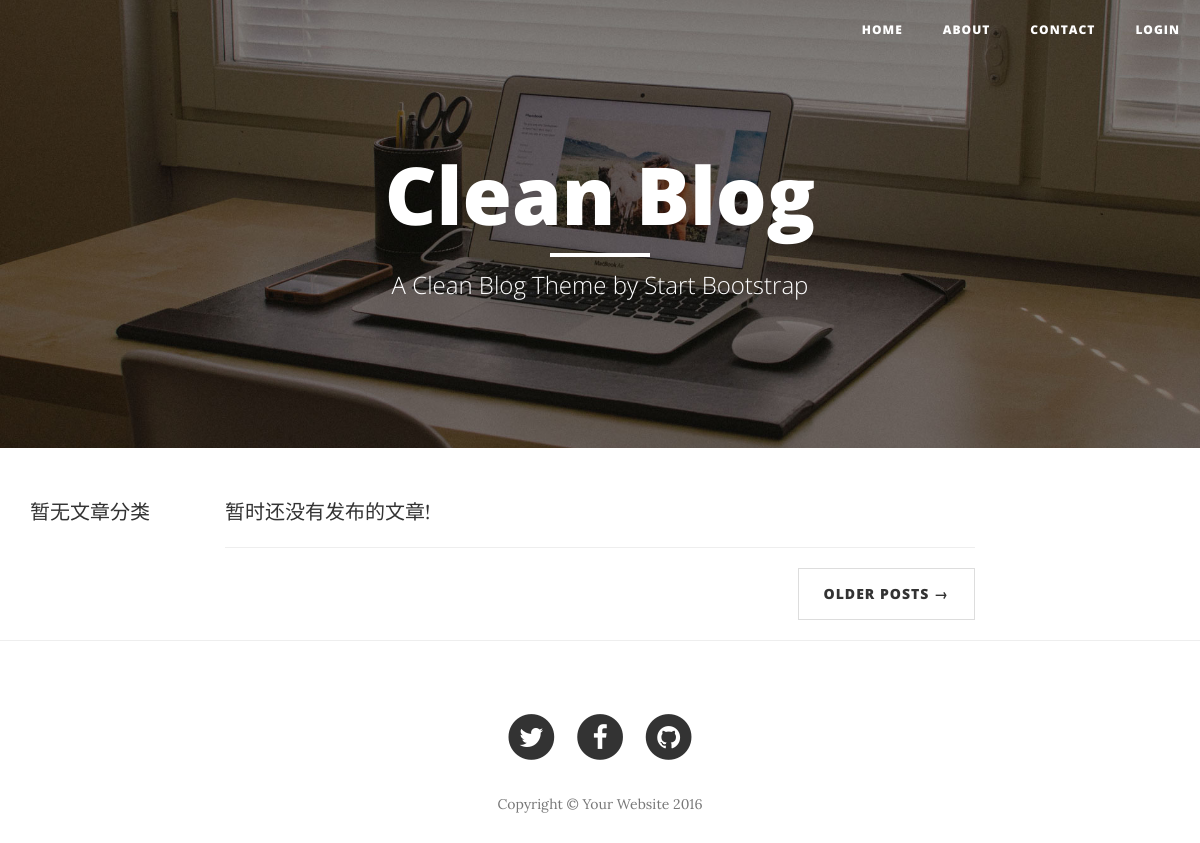
Before: / with the older database file.
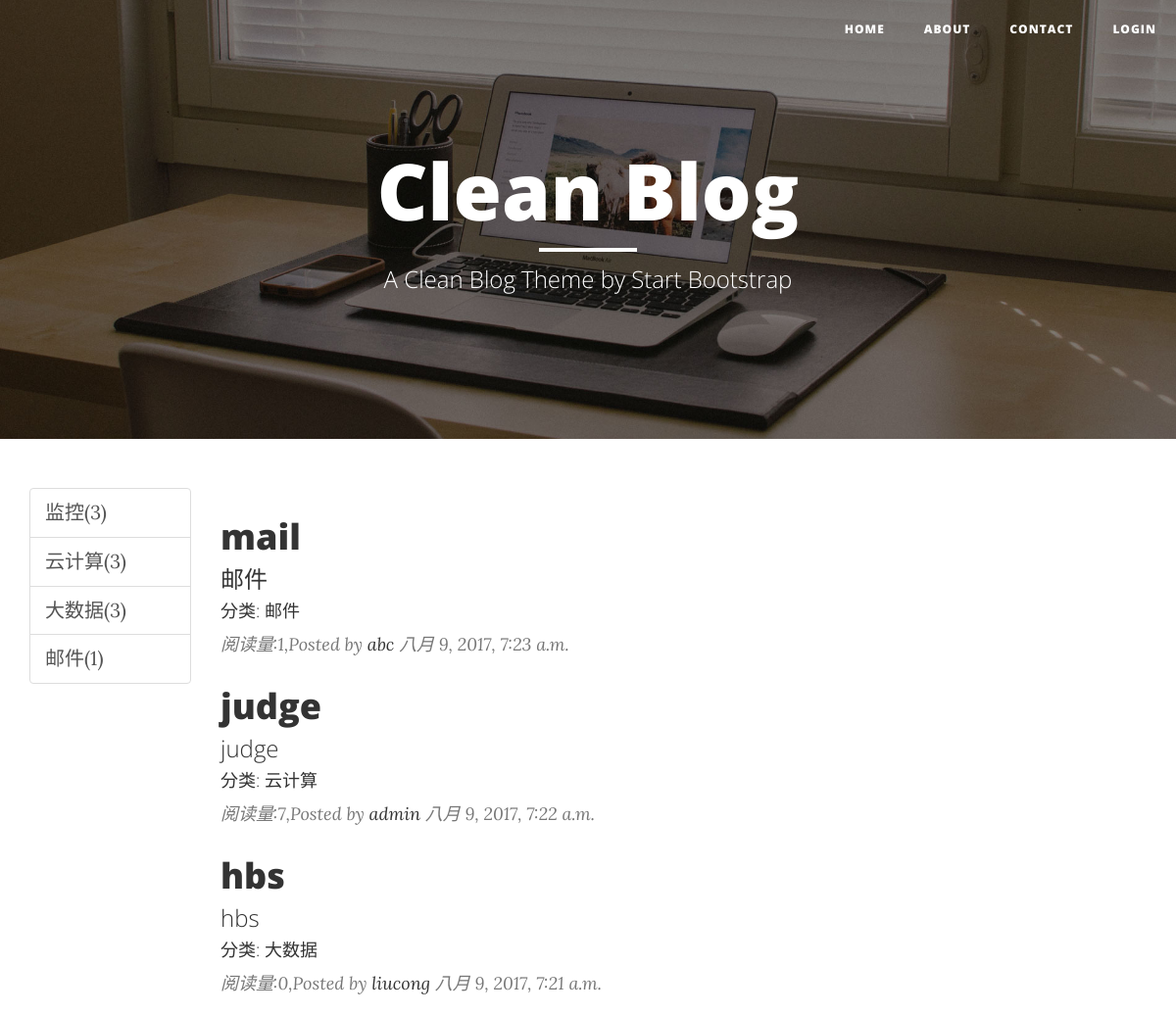
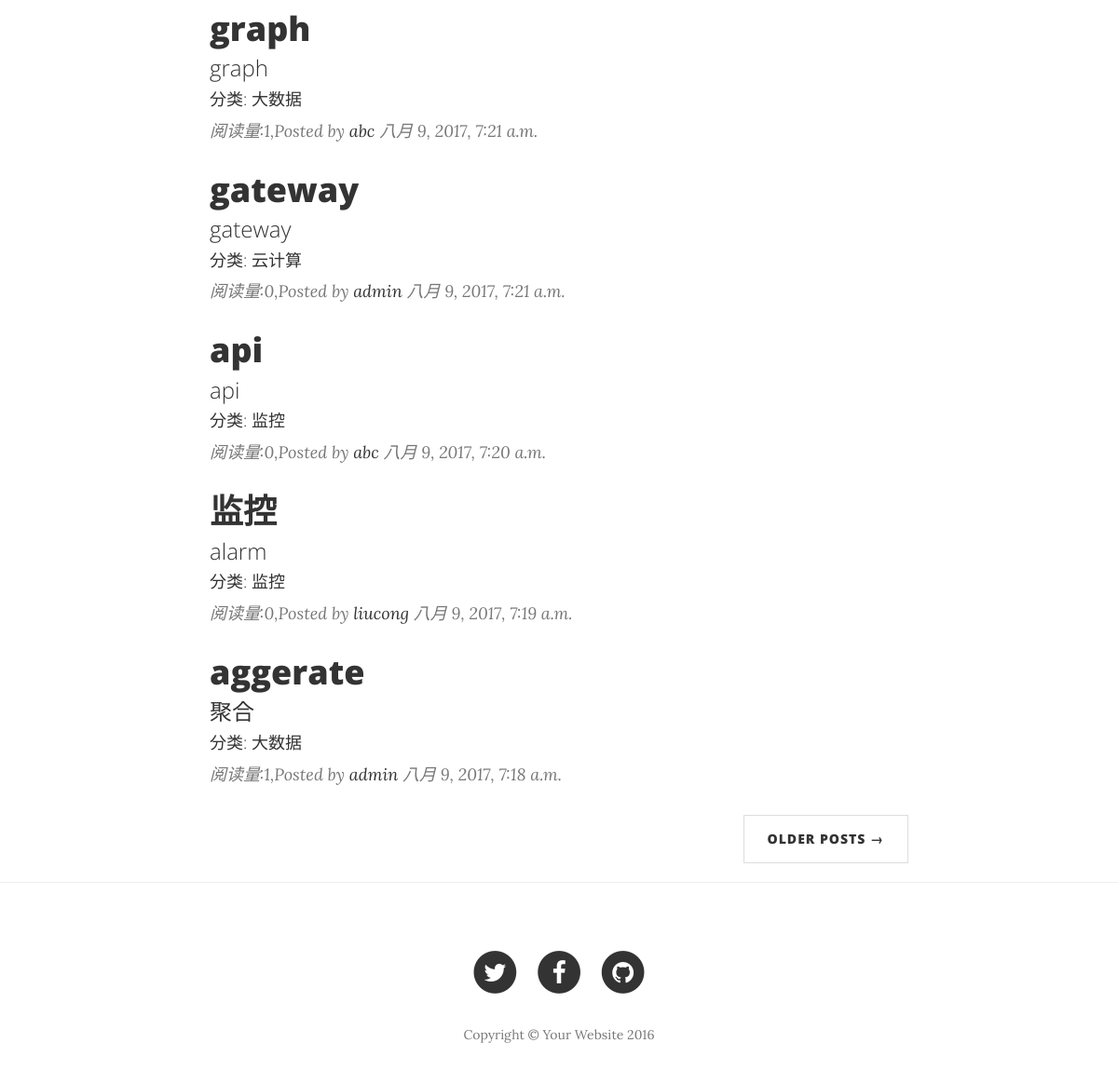
After: the same page with the newer database file (2 pictures, top to bottom).
### blog/models.py (models this page shows, shortened)
class Category(models.Model):
    name = models.CharField(max_length=255)
    def __unicode__(self):
        return self.name

class Article(models.Model):
    title = models.CharField(max_length=255)
    abstract = models.CharField(max_length=255)
    content = models.TextField()
    create_time = models.DateTimeField(auto_now_add=True)
    modify_time = models.DateTimeField(auto_now_add=True)
    author = models.ForeignKey(Author,on_delete=models.CASCADE)
    tags = models.ManyToManyField(Tag,blank=True)
    category = models.ForeignKey(Category,on_delete=models.CASCADE)
    read_count = models.PositiveIntegerField(default=0)
    def get_absolute_url(self):
        return reverse("blog:detail",kwargs={'pk':self.pk})

class Author(models.Model):
    name  = models.CharField(max_length=255)
    password = models.CharField(max_length=255)
    email = models.EmailField()

### blog/views.py (the view)
# urls.py: url(r'^$', views.index,name="index"),
def index(request,cid=-1):
    if cid == -1:
        article_list = Article.objects.all().order_by('-create_time')[:8]
    else:
        category = get_object_or_404(Category,pk=cid)
        article_list = Article.objects.filter(category=category).order_by('-create_time')[:8]
    return render(request,'blog/index.html',context={'article_list':article_list})

### blog/templatetags/tags.py (called while the page is built)
@register.simple_tag
def get_categories():
    return Category.objects.all()

### blog/templates/blog/index.html
{% extends 'blog/base.html' %}
{% load tags %}
{% block header %}
    <header class="intro-header bg-img">
        <div class="container">
            <div class="row">
                <div class="col-lg-8 col-lg-offset-2 col-md-10 col-md-offset-1">
                    <div class="site-heading">
                        <h1>Clean Blog</h1>
                        <hr class="small">
                        <span class="subheading">A Clean Blog Theme by Start Bootstrap</span>
                    </div>
                </div>
            </div>
        </div>
    </header>
{% endblock header %}
{% block main %}
    <div class="col-lg-8 col-md-10">
    {% for article in article_list %}
        <div class="post-preview">
            <a href="{{ article.get_absolute_url }}">
                <h2 class="post-title">
                    {{ article.title }}
                </h2>
                <h3 class="post-subtitle">
                    {{ article.abstract }}
                </h3>
                <h4 class="post-subtitle">
                    分类: {{ article.category }}
                </h4>
            </a>
            <p class="post-meta">阅读量:{{ article.read_count }},Posted by <a href="#">{{ article.author.name }}</a> {{ article.create_time }}</p>
        </div>
    {% empty %}
        <div class="post-preview">
            暂时还没有发布的文章!
        </div>
        <hr>
        {% endfor %}
        <ul class="pager">
            <li class="next">
                <a href="#">Older Posts &rarr;</a>
            </li>
        </ul>
     </div>
{% endblock main %}

### blog/templates/blog/base.html (shortened to what this page needs)
{% load staticfiles %}
{% load tags %}
<!DOCTYPE html>
<html lang="en">
<head>
    <link href="{% static 'blog/vendor/bootstrap/css/bootstrap.min.css' %}" rel="stylesheet">
    <link href="{% static 'blog/css/clean-blog.min.css' %}" rel="stylesheet">
    <link href="{% static 'blog/vendor/font-awesome/css/font-awesome.min.css' %}" rel="stylesheet" type="text/css">
    <link href="{% static 'blog/css/django-blog.css' %}" rel="stylesheet">
    <link href="{% static 'blog/css/code.css' %}" rel="stylesheet">
</head>
<body>
    <nav class="navbar navbar-default navbar-custom navbar-fixed-top">
        <div class="container-fluid">
            <div class="navbar-header page-scroll">
                <a class="navbar-brand" href="{% url 'blog:index' %}">
                </a>
            </div>
            <div class="collapse navbar-collapse" id="bs-example-navbar-collapse-1">
                <ul class="nav navbar-nav navbar-right">
                    <li>
                        <a href="{% url 'blog:index'%}">Home</a>
                    </li>
                    <li>
                        <a href="{% url 'blog:about' %}">About</a> </li>
                    <li>
                        <a href="{% url 'blog:contact'%}">Contact</a>
                    </li>
                    <li>
                        {% if not user.is_authenticated %}
                        <a href="/users/login/?next={{ request.path }}">login</a>
                        {% else %}
                        <a href="/users/logout/?next=/">logout</a>
                        {% endif %}
                    </li>
                </ul>
            </div>
        </div>
    </nav>
    {% block header %}
    {% endblock %}
    <div class="container">
        <div class="row">
            <div class="col-lg-2 col-md-2">
                {% get_categories as categories %}
                <div class="list-group">
                {% for category in categories %}
                <a href="{% url 'blog:index' category.pk %}" class="list-group-item">
                    {{ category }}({{ category.article_set.count}})
                </a>
                {% empty %}
                暂无文章分类
                {% endfor %}
                </div>
            </div>
            {% block main %}
            {% endblock %}
        </div>
    </div>
    <hr>
    <footer>
        <div class="container">
            <div class="row">
                <div class="col-lg-8 col-lg-offset-2 col-md-10 col-md-offset-1">
                    <ul class="list-inline text-center">
                        <li>
                            <a href="#">
                                <span class="fa-stack fa-lg">
                                    <i class="fa fa-circle fa-stack-2x"></i>
                                    <i class="fa fa-twitter fa-stack-1x fa-inverse"></i>
                                </span>
                            </a>
                        </li>
                        <li>
                            <a href="#">
                                <span class="fa-stack fa-lg">
                                    <i class="fa fa-circle fa-stack-2x"></i>
                                    <i class="fa fa-facebook fa-stack-1x fa-inverse"></i>
                                </span>
                            </a>
                        </li>
                        <li>
                            <a href="#">
                                <span class="fa-stack fa-lg">
                                    <i class="fa fa-circle fa-stack-2x"></i>
                                    <i class="fa fa-github fa-stack-1x fa-inverse"></i>
                                </span>
                            </a>
                        </li>
                    </ul>
                    <p class="copyright text-muted">Copyright &copy; Your Website 2016</p>
                </div>
            </div>
        </div>
    </footer>
</body>
</html>

### blog/static/blog/css/django-blog.css (style rules this page uses)
.bg-img { background-image: url('../img/home-bg.jpg') }

Changed rows visible on the page:
added Category: name "监控", article_set.count "3"
added Category: name "云计算", article_set.count "3"
added Category: name "大数据", article_set.count "3"
added Category: name "邮件", article_set.count "1"
added Article: title "mail", abstract "邮件", category "邮件", read_count "1", author.name "abc", create_time "八月 9, 2017, 7:23 a.m."
added Article: title "judge", abstract "judge", category "云计算", read_count "7", author.name "admin", create_time "八月 9, 2017, 7:22 a.m."
added Article: title "hbs", abstract "hbs", category "大数据", read_count "0", author.name "liucong", create_time "八月 9, 2017, 7:21 a.m."
added Article: title "graph", abstract "graph", category "大数据", read_count "1", author.name "abc", create_time "八月 9, 2017, 7:21 a.m."
added Article: title "gateway", abstract "gateway", category "云计算", read_count "0", author.name "admin", create_time "八月 9, 2017, 7:21 a.m."
added Article: title "api", abstract "api", category "监控", read_count "0", author.name "abc", create_time "八月 9, 2017, 7:20 a.m."
added Article: title "监控", abstract "alarm", category "监控", read_count "0", author.name "liucong", create_time "八月 9, 2017, 7:19 a.m."
added Article: title "aggerate", abstract "聚合", category "大数据", read_count "1", author.name "admin", create_time "八月 9, 2017, 7:18 a.m."
Other visible differences:
text no longer shown: "暂无文章分类 暂时还没有发布的文章!"
